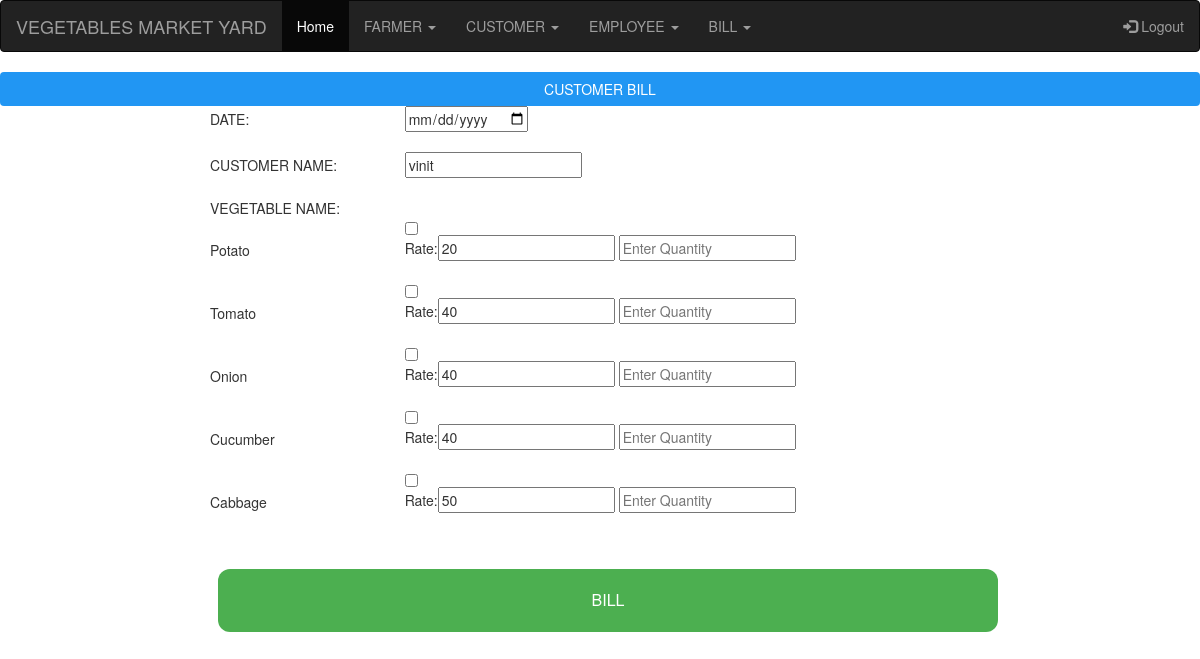
The app's page /bill_customer.php?del_farm=7 (signed in) with its own data.
### tables this page shows
CREATE TABLE IF NOT EXISTS `customer` (
`cno` int(20) NOT NULL,
  `cname` varchar(20) NOT NULL,
  `cadd` varchar(20) NOT NULL,
  `mno` varchar(20) NOT NULL
);

CREATE TABLE IF NOT EXISTS `vegetable` (
`vno` int(15) NOT NULL,
  `vname` varchar(20) NOT NULL,
  `crate` int(15) NOT NULL,
  `frate` int(15) NOT NULL
);

### bill_customer.php (the view, shortened to what this page needs)
<!DOCTYPE html PUBLIC "-//W3C//DTD XHTML 1.0 Transitional//EN" "http://www.w3.org/TR/xhtml1/DTD/xhtml1-transitional.dtd">
<html xmlns="http://www.w3.org/1999/xhtml">
<head>
</head>
<?php
 include("navbar.php");
?>
<center><button class="btn info">CUSTOMER BILL</button></center>
<body>
<?php $a1 = $_GET['del_farm'];?>
<form method="post" action="bill_customer.php?del_farm=<?php echo $a1;?>">
<table width="65%" align="center" cellpadding="5" cellspacing="30" >
<tr borderspacing="5">
<td> DATE:</td>
		<td><input type="date" name="dt" value=<?php  echo   date("Y/m/d")?> /><br>
        </td>
</tr>
<tr>
<td> </td>
		<td><br>
        </td>
</tr>
<?php
include("includes/connect.php");
$a = $_GET['del_farm'];
	$result5 = mysqli_query($con,"select * from customer where cno = $a");
while($row = mysqli_fetch_array($result5))
		{
		  $cname = $row['cname'];
?>
<tr>
<td> CUSTOMER NAME:</td>
		<td><input type="text" name="cname" placeholder="CUSTOMER NAME" value="<?php echo $cname; ?>" ></td>
<?php }?>
</tr>
<tr>
<td> </td>
		<td><br>
        </td>
</tr>
<tr>
<td> VEGETABLE NAME:</td>
		<td>
        </td>
</tr>
<?php
include("includes/connect.php");
	$result5 = mysqli_query($con,"select * from vegetable");
while($row = mysqli_fetch_array($result5))
		{
$vno = $row['vno'];
		  $vnm = $row['vname'];
		$frate = $row['crate'];
?>
<tr>
<td><?php echo $vnm; ?> </td>
		<td><input type="checkbox"  name="chk[]" value="<?php echo $vnm; ?>"  >    <br><div id="dvPassport">
        Rate:<input type="text" name="<?php echo $vnm; ?>" value="<?php echo $frate; ?>  "/>
        <input type="text" name="<?php echo $vno ; ?>" placeholder="Enter Quantity"/>
    </div><br></td>
<?php }?>
</tr>
<tr>
<td> </td>
		<td><br>
        </td>
</tr>
<tr>
<td align="center" colspan="6">
 <input type="submit" value="BILL" name="submit" class="button button4"></td>
</tr>
</table>
</body>
</html>
<?php
 include("includes/connect.php");
 ?>

### bill_customer.php (style rules this page uses)
.btn { border: none; color: white; padding: 19px 38px; font-size: 16px; cursor: pointer; width:100%; }
.info { background-color: #2196F3; }
.button { background-color: #4CAF50;; border: none; color: white; padding: 20px; text-align: center; text-decoration: none; display: inline-block; font-size: 16px; margin: 16px 8px; cursor: pointer; }
.button4 { border-radius: 12px; width:100%; }

### records on screen
customer: cname "vinit"
vegetable: vname "Potato", crate "20"
vegetable: vname "Tomato", Tomato "40"
vegetable: vname "Onion", crate "40"
vegetable: vname "Cucumber", crate "40"
vegetable: vname "Cabbage", crate "50"
